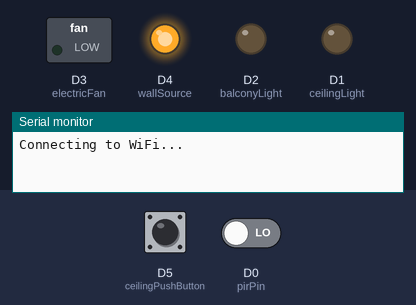
Recording of a sketch running on a simulated ESP8266 (NodeMCU). Shown: switched loads named in the sketch (green lamp = pin HIGH), output pins drawn as LEDs (lit = HIGH), the last lines printed to the serial monitor. The inputs (shaded band) are chosen by the test bench; at power-on: D5 (ceilingPushButton) HIGH, D0 (pirPin) LOW. WiFi joins after 1.5 s; servers stay silent unless stated; uploads are accepted with an empty reply.

Above: at 1.1 s.
At 3.2 s:
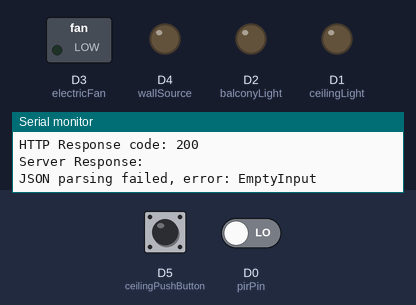
3.3 s: D5 (ceilingPushButton) pulled LOW for 3 s
At 7.0 s:
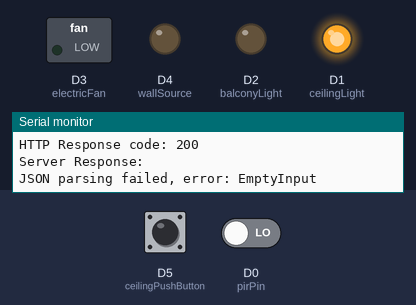
7.9 s: D0 (pirPin) driven HIGH
Timing chart, 0 to 10.9 s (numbered marks = the images above; inputs shaded):
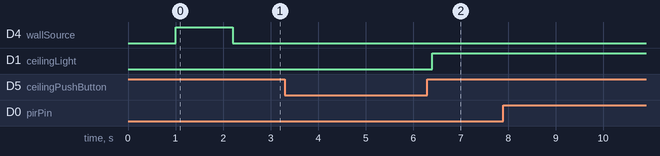

The sketch:

LivingRoom.ino
```cpp
/*
    THIS IS THE LIVING ROOM
    ALL CONTENT OF THIS CODE IS ONLY WORKING FOR LIVING ROOM
*/

#include <ESP8266WiFi.h>
#include <WifiClientSecureBearSSL.h>
#include <ESP8266HTTPClient.h>
#include <Adafruit_Sensor.h>
#include <ArduinoJson.h>


//Hotspot connect
const char *ssid = "thus";
const char *password = "123456789";

//define pin for PIR Sensor
const int pirPin = D0;
bool motionDetected = false;

// define variables for all lights and appliciances
int ceilingLight = D1;
int balconyLight = D2;
int electricFan = D3;
int wallSource = D4;

// define push button for the appliances and lights
int ceilingPushButton = D5;
int balconyPushButton = D6;
int electrifanPushButton = D7;
int wallSrcPushButton = D8;

// states of the appliance and lights

bool ceilingState = false;
bool balconyState = false;
bool electricfanState = false;
bool wallsrcState = false;

void setup() {

  pinMode(ceilingLight, OUTPUT);
  pinMode(balconyLight, OUTPUT);
  pinMode(electricFan, OUTPUT);
  pinMode(wallSource, OUTPUT);
  pinMode(pirPin, INPUT);
  pinMode(ceilingPushButton, INPUT_PULLUP);
  pinMode(balconyPushButton, INPUT_PULLUP);
  pinMode(electrifanPushButton, INPUT_PULLUP);
  pinMode(wallSrcPushButton, INPUT_PULLUP);

  Serial.begin(115200);

  // Connect to Wi-Fi
  WiFi.begin(ssid, password);
  while (WiFi.status() != WL_CONNECTED) {
    delay(1000);
    Serial.println("Connecting to WiFi...");
    digitalWrite(LED_BUILTIN, HIGH);
    delay(1000);
    digitalWrite(LED_BUILTIN, LOW);
  }
  Serial.println("Connected to WiFi");
  digitalWrite(LED_BUILTIN, HIGH);
}

void loop() {
  int motionStatus = digitalRead(pirPin);

  if (motionStatus == HIGH) {
    Serial.println("Motion detected!");
    motionDetected = true;
  } else {
    Serial.println("No motion detected.");
    motionDetected = false;
  }
  // Read the state of the push button
  if (digitalRead(ceilingPushButton) == LOW) {
    // Button is pressed
    ceilingState = !ceilingState;  // Toggle the LED state
    delay(500);  // Debounce delay
  }

  DynamicJsonDocument doc(1024);

  doc["key"] = "2FKH2cq0LlIn2cTI7RAddjqdtdURKThGK4Sox7aQNooYHs2dgH8mlRXJx8ITE47p";
  doc["room_name"] = "Living Room";

  JsonObject sensor_data = doc.createNestedObject("sensor_data");
  sensor_data["temperature"] = 0;
  sensor_data["humidity"] = 0;
  sensor_data["motion_sensor"] = motionDetected;

  JsonObject devices = doc.createNestedObject("devices");

  JsonArray devices_lights = devices.createNestedArray("lights");

  JsonObject devices_lights_0 = devices_lights.createNestedObject();
  devices_lights_0["name"] = "Ceiling Light";
  devices_lights_0["is_active"] = ceilingState;

  JsonObject devices_lights_1 = devices_lights.createNestedObject();
  devices_lights_1["name"] = "Balcony Light";
  devices_lights_1["is_active"] = balconyState;

  JsonObject devices_lights_2 = devices_lights.createNestedObject();
  devices_lights_2["name"] = "Electric Fan";
  devices_lights_2["is_active"] = electricfanState;

  JsonArray devices_plugs = devices.createNestedArray("plugs");

  JsonObject devices_plugs_0 = devices_plugs.createNestedObject();
  devices_plugs_0["name"] = "Wall Source";
  devices_plugs_0["is_active"] = wallsrcState;


  String jsonString;
  serializeJson(doc, jsonString);

  WiFiClient client;  // Create a WiFiClient instance
  HTTPClient http;

  // Use the WiFiClient instance as an argument for http.begin
  http.begin(client,  "http://node.homesphere.tech/api/post-data");

  http.addHeader("Content-Type", "application/json");

  int httpResponseCode = http.POST(jsonString);
  if (httpResponseCode > 0) {
    Serial.print("HTTP Response code: ");
    Serial.println(httpResponseCode);

    String response = http.getString();
    Serial.print("Server Response: ");
    Serial.println(response);

    // Parse the lights array
    DynamicJsonDocument lightsDoc(1024);
    DeserializationError jsonError = deserializeJson(lightsDoc, response);

    if (jsonError) {
      Serial.print("JSON parsing failed, error: ");
      Serial.println(jsonError.c_str());
    } else {
      //Extract data for the ceiling light
      const char *ceilingLightName = lightsDoc["lights"][0]["name"];
      bool ceilingLightStatus = lightsDoc["lights"][0]["is_active"];
      ceilingState = ceilingLightStatus;

      const char *balconyLightName = lightsDoc["lights"][1]["name"];
      bool balconyLightStatus = lightsDoc["lights"][1]["is_active"];
      balconyState = balconyLightStatus;

      const char *electrifanName = lightsDoc["lights"][2]["name"];
      bool electrifanStatus = lightsDoc["lights"][2]["is_active"];
      electricfanState = electrifanStatus;

      const char *wallsrcName = lightsDoc["plugs"][0]["name"];
      bool wallsrcStatus = lightsDoc["plugs"][0]["is_active"];
      wallsrcState = wallsrcStatus;

      //digitalWrite(ledLight, ledState ? HIGH : LOW);  // Control the output pin based on ceiling light status

      Serial.println(motionDetected);

    }

  } else {
    Serial.print("HTTP POST request failed, error: ");
    Serial.println(httpResponseCode);
  }
  digitalWrite(ceilingLight, ceilingState ? HIGH : LOW);
  digitalWrite(balconyLight, balconyState ? HIGH : LOW);
  digitalWrite(electricFan, electricfanState ? HIGH : LOW);
  digitalWrite(wallSource, wallsrcState ? HIGH : LOW);
  //digitalWrite(ledLight, PUSH_BUTTON ? HIGH : LOW);

  http.end();

  delay(3500);  // Adjust the delay based on your requirements
}
```

Measured:
- after the input at 3.3 s, D1 (ceilingLight): LOW → HIGH after 3.1 s
